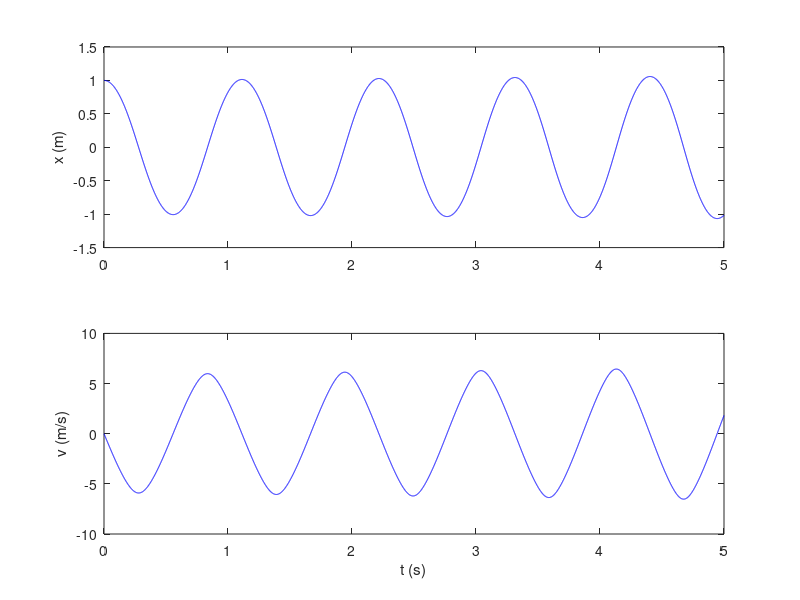

This figure's MATLAB source:
% This file illustrates the solution of a 2nd-order equation of motion
% using Euler's method. The method is applied to the solution of the
% equation of motion of a bead on a rotating parabolic wire.
%
% Author:   Mark Colton
% Date:     2/10/21

clear;
clc;

% Make the model parameters global so that they can be accessed by the
% function in which the equations of motion are defined
global k m omega g;

% Define the model parameters and solution parameters
k = 50;			% Spring stiffness (N/m)
m = 0.5;		% Slider mass (kg)
omega = 0.5;	% Rotation rate (rad/s)
g = 9.81;		% Gravity acceleration (m/s^2)
dt = 0.001;		% Step size (s)
tf = 5;			% End time (s)
x0 = 1;			% Initial position (m)
v0 = 0;			% Initial velocity (m/s)

% Generate time vector
t = 0:dt:tf;
N = length(t);

% Initial conditions
y1(1) = x0;
y2(1) = v0;

% Step through each time step
for i = 1:N-1,
    
    % Calculate state derivatives
    y1dot = y2(i);
    y2dot = 1/m/(y1(i)^2+1)*(m*(omega^2-g)*y1(i)-m*y1(i)*y2(i)^2-k/2*y1(i)^3);
%     ydot = bead_wire_function(t(i), [y1(i) y2(i)]');
%     y1dot = ydot(1);
%     y2dot = ydot(2);
    
    % Calculate next value of position using Euler's method
	y1(i+1) = y1(i) + y1dot*dt;
	
	% Calculate next value of velocity using Euler's method
	y2(i+1) = y2(i) + y2dot*dt;

end

% Extract solution from y
x = y1;
v = y2;

% Plot solution
subplot(2,1,1);
plot(t,x,'b');
ylabel('x (m)');
subplot(2,1,2);
plot(t,v,'b');
xlabel('t (s)');
ylabel('v (m/s)');
